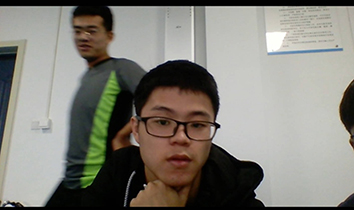
#> input picture face.jpg, 354 x 210 px, given in place of P_004.mp4, which was not available
$ python opencv2.py
#> lines starting #> are read from the running program, lines starting #| are printed output that depends on the picture; after the words box and inside, x2 and y2 are one past the last pixel; in counts of white or black regions, pixels touching at a corner belong together; pictures that were not available may be replaced by others from this repository, and a replacement may not be noted
import cv2
import numpy as np

# path = "D:\\ACG\pic\\Camera Roll\\WIN_20221105_10_17_07_Pro.mp4"
path = "D:\\CUP\\bahe\\RawVideo\\Positive\\P_004.mp4"
# path = "D:\\CUP\\bahe\\RawVideo\\WIN_20221012_17_47_20_Pro.mp4"

# face_xml = cv2.CascadeClassifier('./xml/190_550_25cascade.xml')
face_xml = cv2.CascadeClassifier('./cascade.xml')
# face_xml = cv2.CascadeClassifier('D:/CUP/bahe/CustomObjectDetection/xmlversion/190_450_28cascade.xml')

img = cv2.VideoCapture(path)
# [9 lines of commented-out code are left out]
Lower = np.array([45,120,110])
Upper = np.array([77,255,255])

print("Video path\n",path)

perx = 0
pery = 0
perw = 0
perh = 0
cnt = 0
while img.isOpened():
# while True:
    ret, frame = img.read()
#> frame is the input picture: shape (210, 354, 3); mean B, G, R 119.8, 127.5, 130
    if not ret:
        break

    gray = cv2.cvtColor(frame,cv2.COLOR_BGR2GRAY)
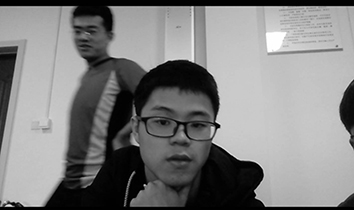
#> gray: shape (210, 354); min 0, max 255, mean 127.4
    faces = face_xml.detectMultiScale(gray,1.1, 3, 0,(10,10),(80,80))
#> faces = ()


    print('face=',len(faces))
#| face= 0
    # draw
    rec = []


    flag = 0
    for (x,y,w,h) in faces:
        # print(x,y,w,h)
        hsv = cv2.cvtColor(frame[ y:y+h,x:x+w,], cv2.COLOR_BGR2HSV)
        mask = cv2.inRange(hsv, Lower, Upper)  #根据阈值构建掩膜
        mask = cv2.erode(mask, None, iterations=2)  #腐蚀操作
        mask = cv2.dilate(mask, None, iterations=2)  #膨胀操作，其实先腐蚀再膨胀的效果是开运算，去除噪点
        cnts = cv2.findContours(mask.copy(), cv2.RETR_EXTERNAL, cv2.CHAIN_APPROX_SIMPLE)[-2]  #轮廓检测

        if len(cnts) > 0:
            flag = 1
            # print("find green")
            # print(x,y,w,h)
            cv2.rectangle(frame,(x,y),(x+w,y+h),(255,0,0),2)
            # ====================目标识别输出======================
            perx = x
            pery = y
            perw = w
            perh = h
            cnt = 0
#> this loop made 0 passes
        # else:
        #     print("no grenn")


    if(len(faces) == 0 and flag == 0):
        hsv = cv2.cvtColor(frame, cv2.COLOR_BGR2HSV)   #转到HSV空间
#> hsv: shape (210, 354, 3); mean H, S, V 38.5, 47.9, 133
        mask = cv2.inRange(hsv, Lower, Upper)  #根据阈值构建掩膜
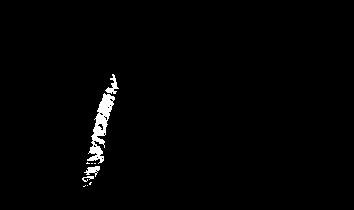
#> mask: shape (210, 354); 1.3% white; 10 white regions (6 under 20 px), largest, box (x1, y1, x2, y2) and area: (87, 93, 115, 164) 745, (105, 74, 119, 94) 109, (84, 166, 100, 177) 88, (82, 176, 94, 182) 35
        mask = cv2.erode(mask, None, iterations=2)  #腐蚀操作
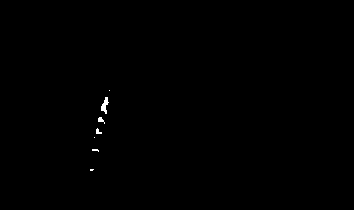
#> mask: shape (210, 354); 0.19% white; 7 white regions (4 under 20 px), largest, box (x1, y1, x2, y2) and area: (101, 97, 109, 114) 70, (98, 117, 105, 124) 26, (96, 128, 102, 134) 22
        mask = cv2.dilate(mask, None, iterations=2)  #膨胀操作，其实先腐蚀再膨胀的效果是开运算，去除噪点
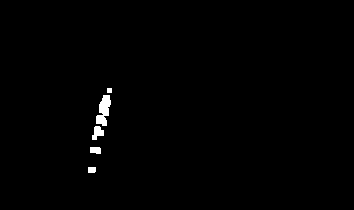
#> mask: shape (210, 354); 0.72% white; 5 white regions
        cnts = cv2.findContours(mask.copy(), cv2.RETR_EXTERNAL, cv2.CHAIN_APPROX_SIMPLE)[-2]  #轮廓检测
#> cnts = 5 contours, 1 with area under 20; largest, box (x1, y1, x2, y2) and area: (96, 95, 111, 126) 242, (92, 126, 104, 140) 86, (90, 147, 101, 154) 54, (88, 167, 96, 173) 34
        center = None  #初始化瓶盖圆形轮廓质心
        if(len(cnts) != 0):

            c = max(cnts, key=cv2.contourArea)
#> c = contour of 33 points, box (x1, y1, x2, y2) (96, 95, 111, 126), area 242
            rect = cv2.minAreaRect(c)
#> rect = ((103.2, 109.5), (30.79, 11.57), -78.69)
            box = cv2.boxPoints(rect)
#> box = [[105.8, 125.8], [94.5, 123.5], [100.5, 93.31], [111.9, 95.58]]
            # cv2.drawContours(frame, [np.int0(box)], -1, (255, 0, 0), 2)
            box = np.int0(box)
#> box = [[105, 125], [94, 123], [100, 93], [111, 95]]
            x = np.min(box[:, 0])
#> x = 94
            y = np.min(box[:, 1])
#> y = 93
            w = np.max(box[:, 0]) - x
#> w = 17
            h = np.max(box[:, 1]) - y
#> h = 32
            if w < 20 : w  = 20
            if h < 20 : w  = 20
# ====================颜色识别输出=================================
            cv2.rectangle(frame,(x,y),(x+w,y+h),(255,0,0),2)
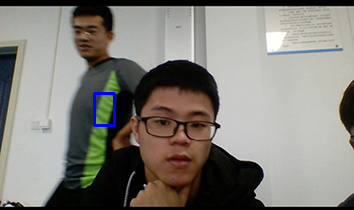
#> frame: shape (210, 354, 3); 0.41% of pixels changed, all inside (x1, y1, x2, y2) = (93, 92, 116, 127)


    elif perh != 0 and flag == 0 and cnt < 5:
        cv2.rectangle(frame,(perx,pery),(perx+perw,pery+perh),(255,0,0),2)
        cnt = cnt + 1
    cv2.imshow('frame', frame)


    if cv2.waitKey(30) & 0xFF == 27 :
#> (key Esc is pressed here)
        break
